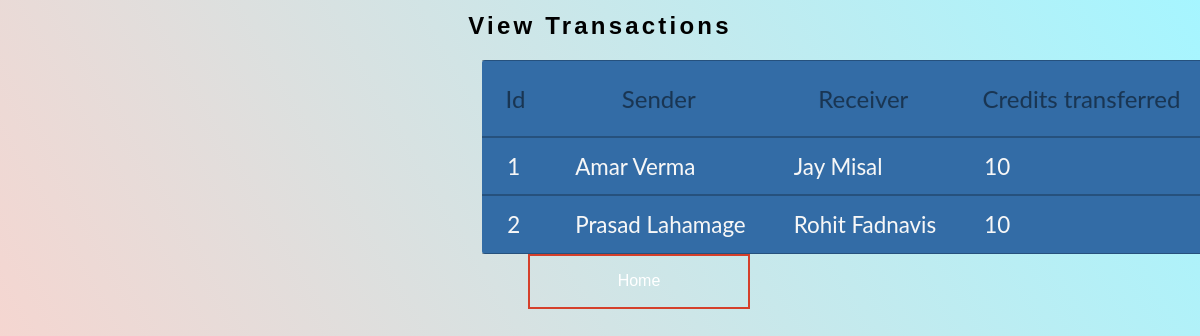
Page /viewtransaction.php on the committed database.
### tables this page shows
CREATE TABLE `transactions` (
  `tr_id` int(10) NOT NULL,
  `senderName` varchar(50) NOT NULL,
  `receiverName` varchar(50) NOT NULL,
  `credit` int(10) NOT NULL
);

### viewtransaction.php (the view, shortened to what this page needs)
<?php
   $con=mysqli_connect('localhost','root','','credit') or die("Error");
   $q="select tr_id , senderName , receiverName , credit from transactions";
   $result=mysqli_query($con,$q) or die("Error");
?>
<html>
<link rel="stylesheet" href="css/style.css">
    <body>
        <h2>View Transactions</h2>
    <table class="flat-table flat-table-1">
		<tr>
			<th>Id</th>
			<th>Sender</th>
			<th>Receiver</th>
			<th>Credits transferred</th>
		</tr>
		<?php
			if ($result->num_rows > 0) {
				while($row = $result->fetch_assoc()):
					echo "<tr>";
                    echo "<td>" . $row["tr_id"] . "</td>";
                    echo "<td>" . $row["senderName"] . "</td>";
                    echo "<td>" . $row["receiverName"] . "</td>";
                    echo "<td>" . $row["credit"] . "</td>";
                    echo "</tr>";
						endwhile;
			}
 			else { echo "0 results"; }
		?>
     </table>
     <div class="css-button" >
                  <p class="css-button-text">Home</p>
                </div>
    </body>
</html>

### css/style.css (style rules this page uses)
body { text-align: center; font-family: Arial, Helvetica, sans-serif ; background-color: #ffffff; background-image:none, -moz-linear-gradient(60deg, rgba(255, 165, 150, 0.5) 5%, rgba(0, 228, 255, 0.35)), url("../images/bg.jpg"); background-image: none, -webkit-linear-gradient(60deg, rgba(255, 165, 150, 0.5) 5%, rgba(0, 228, 255, 0.35)), url("../images/bg.jpg"); background-image: none, -ms-linear-gradient(60deg, rgba(255, 165, 150, 0.5) 5%, rgba(0, 228, 255, 0.35)), url("../images/bg.jpg"); background-image: none, linear-gradient(60deg, rgba(255, 165, 150, 0.5) 5%, rgba(0, 228, 255, 0.35)), url("../images/bg.jpg"); background-repeat: repeat, no-repeat, no-repeat; background-size: 100px 100px, cover, cover; background-position: top left, center center, bottom center; background-attachment: fixed, fixed, fixed; }
h2 { font-weight: 600; line-height: 1.5; margin: 0 0 1rem 0; letter-spacing: 0.2rem; }
table { table-layout:center; }
.css-button { border: 2px solid #d5402b; height: 51px; width: 218px; position: absolute; left: 44%; margin: auto; overflow: hidden; cursor: pointer; color: #fff; }
p.css-button-text { width: 100%; position: absolute; }
.flat-table { align-content: center; border-collapse:collapse; font-family: 'Lato', Calibri, Arial, sans-serif; border: none; border-radius: 3px; -webkit-border-radius: 3px; -moz-border-radius: 3px; position: relative; left: 40%; }
.flat-table th, .flat-table td { box-shadow: inset 0 -1px rgba(0,0,0,0.25), inset 0 1px rgba(0,0,0,0.25); }
.flat-table th { font-weight: normal; -webkit-font-smoothing: antialiased; padding: 1em; color: rgba(0,0,0,0.45); text-shadow: 0 0 1px rgba(0,0,0,0.1); font-size: 1.5em; }
.flat-table td { color: #f7f7f7; padding: 0.7em 1em 0.7em 1.15em; text-shadow: 0 0 1px rgba(255,255,255,0.1); font-size: 1.4em; }
.flat-table tr { -webkit-transition: background 0.3s, box-shadow 0.3s; -moz-transition: background 0.3s, box-shadow 0.3s; transition: background 0.3s, box-shadow 0.3s; }
.flat-table-1 { background: #336ca6; }

### rows in the picture
transactions: tr_id "1", senderName "Amar Verma", receiverName "Jay Misal", credit "10"
transactions: tr_id "2", senderName "Prasad Lahamage", receiverName "Rohit Fadnavis", credit "10"
